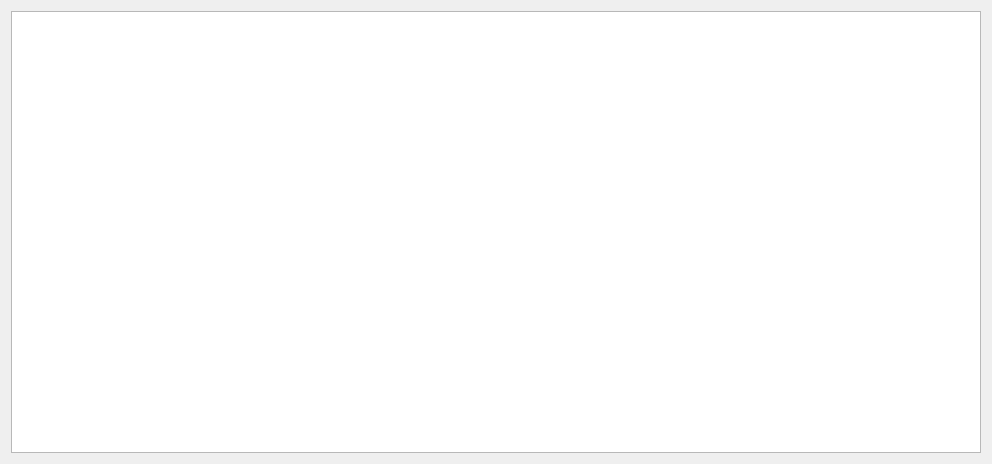
<?xml version="1.0" encoding="UTF-8"?>
<ui version="4.0">
 <class>reservationHistoryDialog</class>
 <widget class="QDialog" name="reservationHistoryDialog">
  <property name="geometry">
   <rect>
    <x>0</x>
    <y>0</y>
    <width>992</width>
    <height>464</height>
   </rect>
  </property>
  <property name="windowTitle">
   <string>Dialog</string>
  </property>
  <layout class="QVBoxLayout" name="verticalLayout">
   <item>
    <widget class="QTableView" name="tableView"/>
   </item>
  </layout>
 </widget>
 <resources/>
 <connections/>
</ui>
